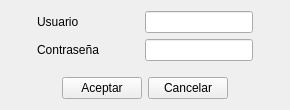
<?xml version="1.0" encoding="UTF-8"?>
<ui version="4.0">
 <class>UI_LOGIN</class>
 <widget class="QWidget" name="UI_LOGIN">
  <property name="geometry">
   <rect>
    <x>0</x>
    <y>0</y>
    <width>290</width>
    <height>110</height>
   </rect>
  </property>
  <property name="sizePolicy">
   <sizepolicy hsizetype="Preferred" vsizetype="Preferred">
    <horstretch>0</horstretch>
    <verstretch>0</verstretch>
   </sizepolicy>
  </property>
  <property name="minimumSize">
   <size>
    <width>290</width>
    <height>110</height>
   </size>
  </property>
  <property name="maximumSize">
   <size>
    <width>290</width>
    <height>110</height>
   </size>
  </property>
  <property name="windowTitle">
   <string>Inicio de Sesión</string>
  </property>
  <property name="windowIcon">
   <iconset resource="Icons/Icons.qrc">
    <normaloff>:/Icons/add-group.png</normaloff>:/Icons/add-group.png</iconset>
  </property>
  <layout class="QGridLayout" name="gridLayout_5">
   <item row="0" column="0">
    <layout class="QGridLayout" name="gridLayout_4">
     <item row="0" column="0">
      <layout class="QGridLayout" name="gridLayout_3">
       <item row="0" column="1">
        <layout class="QGridLayout" name="gridLayout_2">
         <item row="0" column="0">
          <widget class="QLabel" name="label">
           <property name="text">
            <string>Usuario</string>
           </property>
          </widget>
         </item>
         <item row="0" column="2">
          <widget class="QLineEdit" name="lineEdit_Usuario">
           <property name="sizePolicy">
            <sizepolicy hsizetype="Fixed" vsizetype="Fixed">
             <horstretch>0</horstretch>
             <verstretch>0</verstretch>
            </sizepolicy>
           </property>
          </widget>
         </item>
         <item row="1" column="0">
          <widget class="QLabel" name="label_2">
           <property name="text">
            <string>Contraseña</string>
           </property>
          </widget>
         </item>
         <item row="1" column="2">
          <widget class="QLineEdit" name="lineEdit_Password">
           <property name="sizePolicy">
            <sizepolicy hsizetype="Fixed" vsizetype="Fixed">
             <horstretch>0</horstretch>
             <verstretch>0</verstretch>
            </sizepolicy>
           </property>
           <property name="font">
            <font>
             <strikeout>false</strikeout>
            </font>
           </property>
           <property name="echoMode">
            <enum>QLineEdit::Password</enum>
           </property>
          </widget>
         </item>
         <item row="0" column="1">
          <spacer name="horizontalSpacer_5">
           <property name="orientation">
            <enum>Qt::Horizontal</enum>
           </property>
           <property name="sizeType">
            <enum>QSizePolicy::Fixed</enum>
           </property>
           <property name="sizeHint" stdset="0">
            <size>
             <width>40</width>
             <height>20</height>
            </size>
           </property>
          </spacer>
         </item>
        </layout>
       </item>
       <item row="0" column="0">
        <spacer name="horizontalSpacer_4">
         <property name="orientation">
          <enum>Qt::Horizontal</enum>
         </property>
         <property name="sizeHint" stdset="0">
          <size>
           <width>18</width>
           <height>20</height>
          </size>
         </property>
        </spacer>
       </item>
       <item row="0" column="2">
        <spacer name="horizontalSpacer_3">
         <property name="orientation">
          <enum>Qt::Horizontal</enum>
         </property>
         <property name="sizeHint" stdset="0">
          <size>
           <width>18</width>
           <height>20</height>
          </size>
         </property>
        </spacer>
       </item>
      </layout>
     </item>
     <item row="2" column="0">
      <layout class="QGridLayout" name="gridLayout">
       <item row="0" column="0">
        <spacer name="horizontalSpacer">
         <property name="orientation">
          <enum>Qt::Horizontal</enum>
         </property>
         <property name="sizeHint" stdset="0">
          <size>
           <width>40</width>
           <height>20</height>
          </size>
         </property>
        </spacer>
       </item>
       <item row="0" column="2">
        <widget class="QPushButton" name="pushButton_Cancelar">
         <property name="text">
          <string>Cancelar</string>
         </property>
         <property name="shortcut">
          <string>Esc</string>
         </property>
        </widget>
       </item>
       <item row="0" column="3">
        <spacer name="horizontalSpacer_2">
         <property name="orientation">
          <enum>Qt::Horizontal</enum>
         </property>
         <property name="sizeHint" stdset="0">
          <size>
           <width>40</width>
           <height>20</height>
          </size>
         </property>
        </spacer>
       </item>
       <item row="0" column="1">
        <widget class="QPushButton" name="pushButton_Aceptar">
         <property name="text">
          <string>Aceptar</string>
         </property>
         <property name="shortcut">
          <string>Return</string>
         </property>
        </widget>
       </item>
      </layout>
     </item>
     <item row="1" column="0">
      <spacer name="verticalSpacer">
       <property name="orientation">
        <enum>Qt::Vertical</enum>
       </property>
       <property name="sizeHint" stdset="0">
        <size>
         <width>20</width>
         <height>40</height>
        </size>
       </property>
      </spacer>
     </item>
    </layout>
   </item>
  </layout>
 </widget>
 <resources>
  <include location="Icons/Icons.qrc"/>
 </resources>
 <connections/>
</ui>
